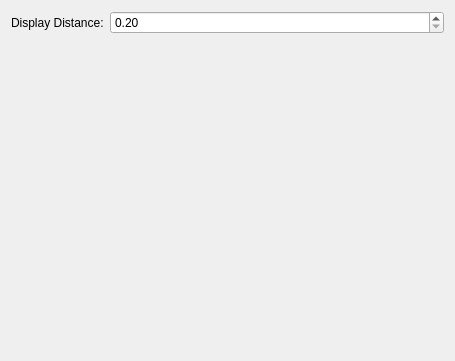
<?xml version="1.0" encoding="UTF-8"?>
<!--
    SPDX-FileCopyrightText: 2022 Vlad Zahorodnii <vlad.zahorodnii@kde.org>

    SPDX-License-Identifier: GPL-2.0-only OR GPL-3.0-only OR LicenseRef-KDE-Accepted-GPL
-->
<ui version="4.0">
 <class>BreezyDesktopEffectConfig</class>
 <widget class="QWidget" name="BreezyDesktopEffectConfig">
  <property name="geometry">
   <rect>
    <x>0</x>
    <y>0</y>
    <width>455</width>
    <height>361</height>
   </rect>
  </property>
  <property name="minimumSize">
   <size>
    <width>400</width>
    <height>250</height>
   </size>
  </property>
  <layout class="QFormLayout" name="formLayout">
   <item row="0" column="0">
    <widget class="QLabel" name="labelDisplayDistance">
     <property name="text">
      <string>Display Distance:</string>
     </property>
    </widget>
   </item>
   <item row="0" column="1">
    <widget class="QDoubleSpinBox" name="kcfg_DisplayDistance">
     <property name="minimum">
      <double>0.2</double>
     </property>
     <property name="maximum">
      <double>2.5</double>
     </property>
     <property name="singleStep">
      <double>0.01</double>
     </property>
    </widget>
   </item>
  </layout>
 </widget>
 <customwidgets>
 </customwidgets>
 <resources/>
 <connections>
 </connections>
</ui>
